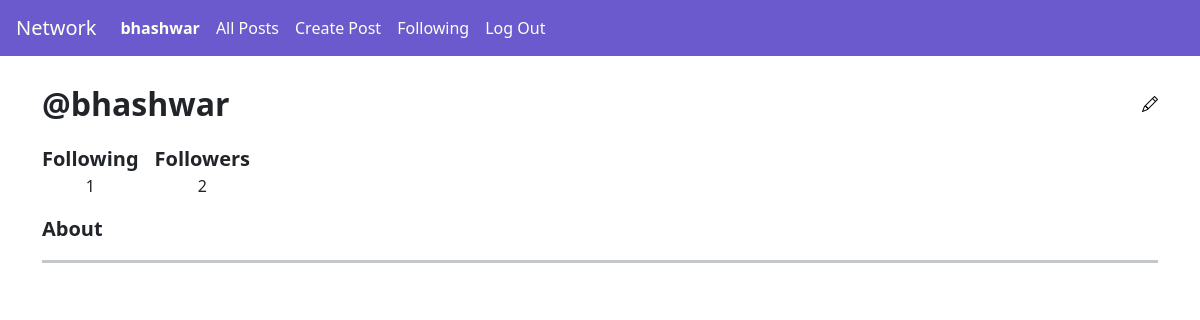
The app's page /user/bhashwar (signed in), older data.
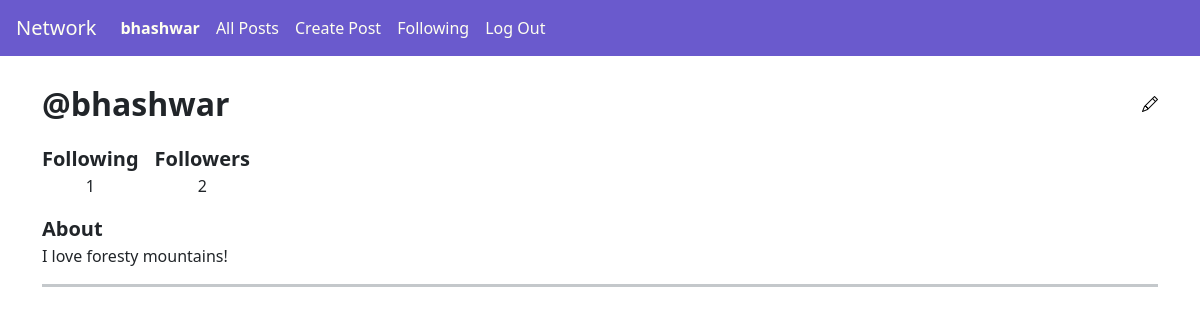
The same page, newer data.
### network/models.py (models this page shows, shortened)
class User(AbstractUser):
    bio = models.CharField(max_length=64, default="")

### network/views.py (the view)
# urls.py: path("user/<str:usr_name>", views.profile, name="profile"),
@login_required
@csrf_exempt
def profile(request, usr_name, page_num=1):
    is_own_profile = False
    if request.user.username == usr_name:
        is_own_profile = True
    try:
        profileUser = User.objects.get(username=usr_name)
    except User.DoesNotExist:
        return HttpResponse(status=404)
    is_following = False
    try:
        if(Follower.objects.filter(user=profileUser, followed_by=request.user)):
            is_following = True
    except Follower.DoesNotExist:
        pass
    followers = Follower.objects.filter(user=profileUser).count()
    followings = Follower.objects.filter(followed_by=profileUser).count()
    connections = {
        "followers": followers,
        "followings": followings
    }
    user_posts = Post.objects.filter(user=profileUser).order_by('-timestamp').all()
    user_posts = formatPosts(request.user, user_posts)
    num_pages, page = createPagination(user_posts, 10, page_num)
    return render(request, "network/profile.html", {
        "user_data": {"username": usr_name, "connections": connections, "bio": profileUser.bio, "is_own_profile": is_own_profile},
        "component_capsule": {"username": usr_name, "follower_count": connections["followers"], "is_following": is_following},
        "data": {"page": page, "num_pages": num_pages, "page_num": page_num, "path": "/user/"+usr_name}
    })

### network/models.py (called while the page is built)
    def serialize(self):
        return {
            'id': self.id,
            'user': self.user.username,
            'post': self.post,
            'likes': self.likes,
            'timestamp': self.timestamp
        }

### network/views.py (called while the page is built)
def checkLiked(user, post):
    has_liked = False
    try:
        if(Like.objects.filter(user_post=post, liked_by=user.id)):
            has_liked = True
    except Like.DoesNotExist:
        pass
    return has_liked

def formatPosts(user, dbposts):
    formattedPosts = []
    for post in dbposts:
        has_liked = checkLiked(user, post)
        is_owner = user.username == post.user.username
        formattedPosts.append({"content": post.serialize(), "liked": has_liked, "is_owner": is_owner})
    return formattedPosts

def createPagination(posts, posts_per_page, page_num):
    p = Paginator(posts, posts_per_page)
    page = list(p.page(page_num).object_list)
    return p.num_pages, page

### network/templates/network/profile.html (shortened to what this page needs)
{% extends "network/layout.html" %}
{% load static %}
{% block body %}
    <div class="border-bottom border-3 border-secondary-subtle mb-3 pb-3">
        <div class="d-flex justify-content-between  mb-3">
            <div class="fs-2 fw-bold">@{{ user_data.username }}</div>
            {% if user_data.is_own_profile %}
                <div class="align-items-center d-flex"><a style="color:black;" href="{% url 'edit_profile' user_data.username %}"><i class="bi bi-pencil"></i></a></div>
            {% endif %}
        </div>
        <div class="d-flex flex-row mb-3">
            <div class="align-items-center d-flex flex-column me-3">
                <div class="fs-5 fw-bold">Following</div>
                <div>{{ user_data.connections.followings }}</div>
            </div>
            {% if user_data.is_own_profile %}
                <div class="align-items-center d-flex flex-column">
                    <div class="fs-5 fw-bold">Followers</div>
                    <div>{{ user_data.connections.followers }}</div>
                </div>
            {% else %}
                {{ component_capsule|json_script:"component-data" }}
                <div id="follow-button"></div>
                <script src="{% static 'network/react-components/bundles/follow.bundle.js' %}" type="module"></script>
            {% endif %}
        </div>
        <div class="d-flex flex-column">
            <div class="fs-5 fw-bold">About</div>
            <div>{{ user_data.bio }}</div>
        </div>
    </div>
{% endblock %}

### network/templates/network/layout.html (shortened to what this page needs)
{% load static %}
<!DOCTYPE html>
<html lang="en">
    <head>
        <link href="https://cdn.jsdelivr.net/npm/bootstrap@5.3.0/dist/css/bootstrap.min.css" rel="stylesheet">
        <link rel="stylesheet" href="https://cdn.jsdelivr.net/npm/bootstrap-icons@1.10.5/font/bootstrap-icons.css">
        <link href="{% static 'network/styles.css' %}" rel="stylesheet">
    </head>
    <body>
        <nav class="navbar navbar-expand-lg navbar-light px-3">
            <a style="color: ivory;" class="navbar-brand" href="{% url 'index' %}">Network</a>
            <div>
              <ul class="navbar-nav mr-auto">
                {% if user.is_authenticated %}
                    <li class="nav-item">
                        <a style="color: ivory;" class="nav-link" href="{% url 'profile' user.username %}"><strong>{{ user.username }}</strong></a>
                    </li>
                {% endif %}
                <li class="nav-item">
                  <a style="color: ivory;" class="nav-link" href="{% url 'index' %}">All Posts</a>
                </li>
                {% if user.is_authenticated %}
                    <li class="nav-item">
                        <a style="color: ivory;" class="nav-link" href="{% url 'create' %}">Create Post</a>
                    </li>
                    <li class="nav-item">
                        <a style="color: ivory;" class="nav-link" href="{% url 'following' %}">Following</a>
                    </li>
                    <li class="nav-item">
                        <a style="color: ivory;" class="nav-link" href="{% url 'logout' %}">Log Out</a>
                    </li>
                {% endif %}
              </ul>
            </div>
        </nav>
        <div class="container my-4">
            {% block body %}
            {% endblock %}
        </div>
    </body>
</html>

### network/static/network/styles.css (style rules this page uses)
.navbar { background-color: slateblue; }

Row changes from the older to the newer data that the page shows:
changed User "bhashwar": bio (not shown) → "I love foresty mountains!"
